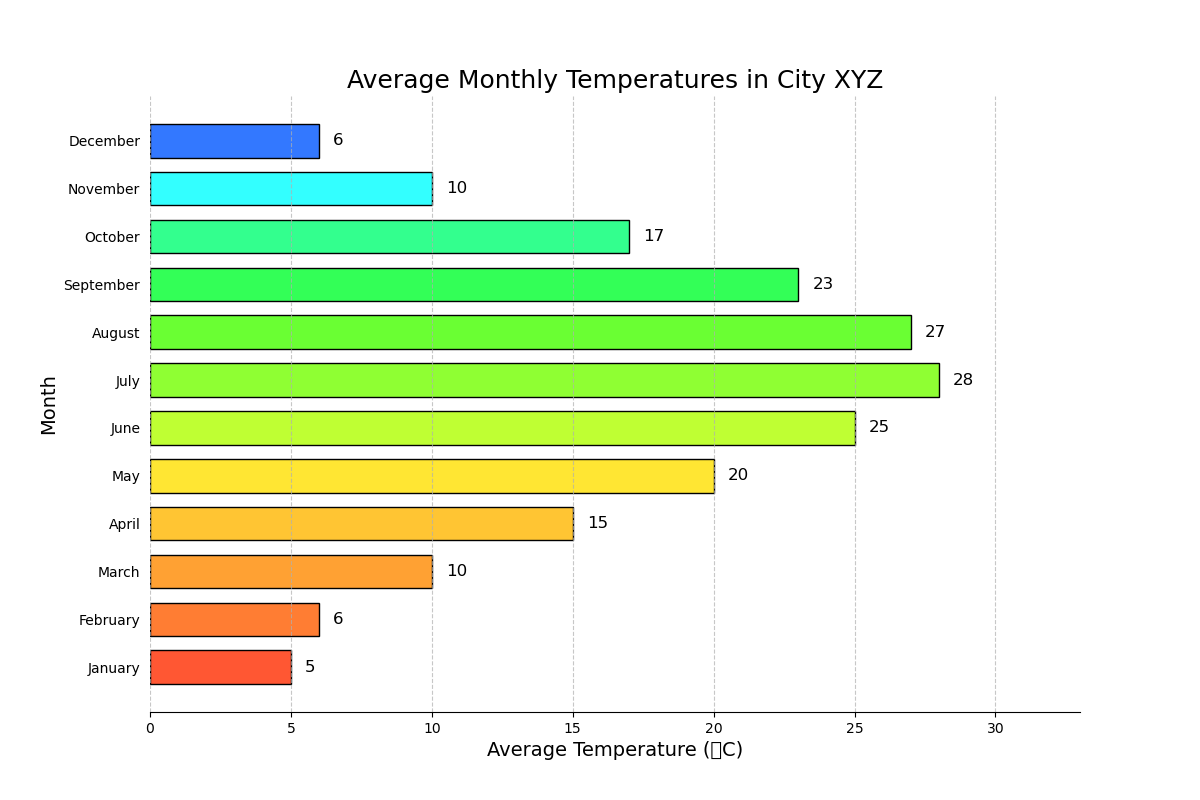

Python code for this plot:

import matplotlib.pyplot as plt

# Data for plotting
months = ['January', 'February', 'March', 'April', 'May', 'June',
          'July', 'August', 'September', 'October', 'November', 'December']

average_temperatures = [5, 6, 10, 15, 20, 25, 28, 27, 23, 17, 10, 6]

# Define the colors for each bar
colors = ['#FF5733', '#FF7D33', '#FFA133', '#FFC533', '#FFE633',
          '#BFFF33', '#8FFF33', '#6AFF33', '#33FF57', '#33FF8E',
          '#33FFFF', '#3378FF']

fig, ax = plt.subplots(figsize=(12, 8))

# Create horizontal bars
ax.barh(months, average_temperatures, color=colors, edgecolor='black', height=0.7)

# Set chart title and labels
ax.set_title('Average Monthly Temperatures in City XYZ', fontsize=18)
ax.set_xlabel('Average Temperature (°C)', fontsize=14)
ax.set_ylabel('Month', fontsize=14)

# Set the limits for the x-axis
ax.set_xlim(0, max(average_temperatures) + 5)

# Show the actual data points on the bars
for i, v in enumerate(average_temperatures):
    ax.text(v + 0.5, i, str(v), color='black', va='center', fontsize=12)

# Removing the spines
ax.spines['right'].set_visible(False)
ax.spines['top'].set_visible(False)
ax.spines['left'].set_visible(False)

# Turn off y ticks for cleaner look
ax.yaxis.set_ticks_position('none')

# Show grid
ax.grid(axis='x', linestyle='--', alpha=0.7)

# Show the plot
plt.show()
